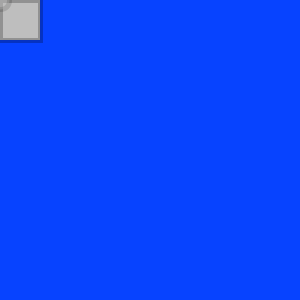
Frame 1 (no input)
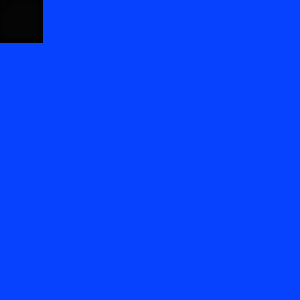
Frame 60 (the mouse pressed at the canvas centre just before this capture)
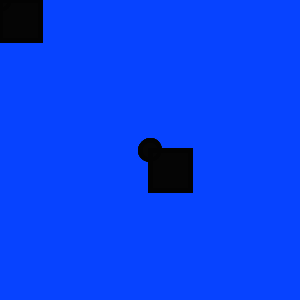
Frame 120 (the mouse held since frame 60 and released just before this capture)

The Processing sketch that drew these frames (run headless with seeded random() and noise(); from frame 60 on, the mouse is pressed at the canvas centre):

// Processing sketch: processing_35672
// ── processing_35672.pde

void setup() {
size(300,300);
background(7,67,255);
colorMode(HSB,765);
smooth();

}

int x = 20;
void mousePressed() {
  fill(mouseX,mouseY,width);
  

}
void draw() {
  stroke(0,100,0,100);
  strokeWeight(5);
  rect(mouseX,mouseY,40,40);
  ellipse(mouseX,mouseY,19,19);
  fill(mouseX/2,mouseY/2,17,200);
  rect(mouseY,mouseX,40,40);
  
}
